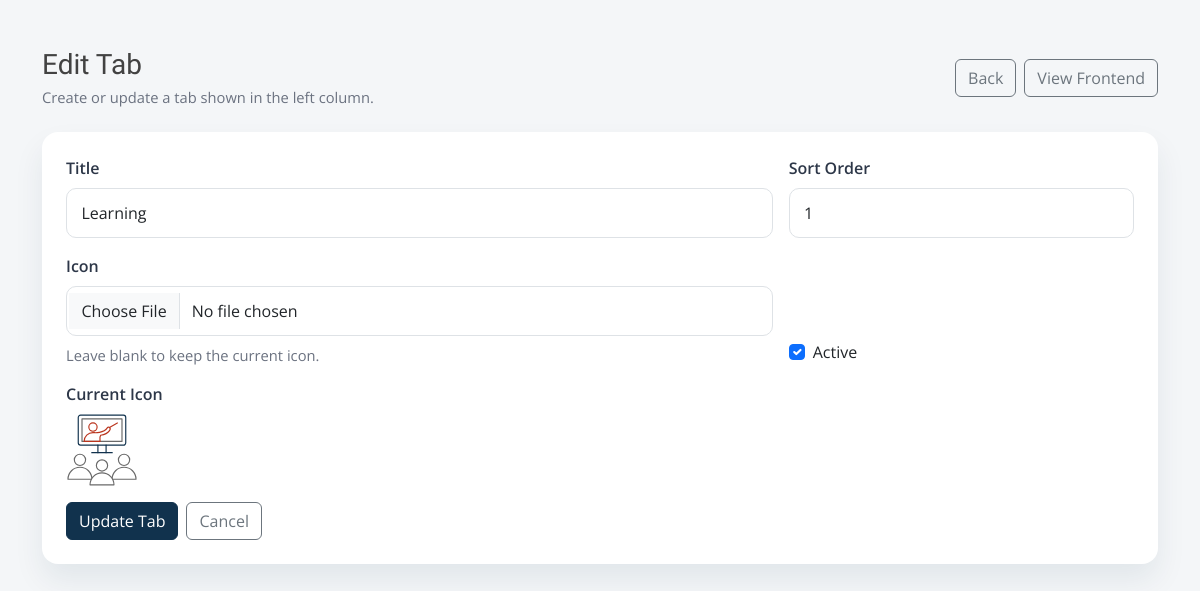
/admin/tab-form.php?id=1, run on the app's committed database.
### tables this page shows
CREATE TABLE tabs (
    id INT AUTO_INCREMENT PRIMARY KEY,
    title VARCHAR(100) NOT NULL,
    icon VARCHAR(255) NOT NULL,
    sort_order INT NOT NULL DEFAULT 0,
    status TINYINT(1) NOT NULL DEFAULT 1,
    created_at TIMESTAMP DEFAULT CURRENT_TIMESTAMP
);

### lib/bootstrap.php (called while the page is built, shortened)
<?php
function app_config(string $key, mixed $default = null): mixed
{
    $config = $GLOBALS['app_config'] ?? [];
    return $config[$key] ?? $default;
}
function db(): PDO
{
    $cfg = app_config('db', []);
    $dsn = sprintf(
        'mysql:host=%s;dbname=%s;charset=%s',
        $cfg['host'] ?? 'localhost',
        $cfg['name'] ?? '',
        $cfg['charset'] ?? 'utf8mb4'
    );
    $pdo = new PDO($dsn, $cfg['user'] ?? 'root', $cfg['pass'] ?? '', [
        PDO::ATTR_ERRMODE => PDO::ERRMODE_EXCEPTION,
        PDO::ATTR_DEFAULT_FETCH_MODE => PDO::FETCH_ASSOC,
        PDO::ATTR_EMULATE_PREPARES => false,
    ]);
    return $pdo;
}
function h(mixed $value): string
{
    return htmlspecialchars((string) $value, ENT_QUOTES, 'UTF-8');
}
function base_url(string $path = ''): string
{
    $base = trim((string) app_config('base_url', '/full-stack-test'), '/');
    $path = ltrim($path, '/');
    $url = '/' . $base;
    return $url . '/' . $path;
}
function asset(string $path): string
{
    return base_url($path);
}
function get_tab_by_id(int $id): ?array
{
    $stmt = db()->prepare('SELECT * FROM tabs WHERE id = :id LIMIT 1');
    $stmt->execute(['id' => $id]);
    $tab = $stmt->fetch();
    return $tab ?: null;
}
function checked(bool $value): string
{
    return $value ? 'checked' : '';
}

### admin/tab-form.php (the view, shortened to what this page needs)
<?php
require_once __DIR__ . '/../lib/bootstrap.php';
$id = (int) ($_GET['id'] ?? 0);
$tab = [
    'title' => '',
    'icon' => '',
    'sort_order' => 0,
    'status' => 1,
];
if ($id > 0) {
    $existing = get_tab_by_id($id);
    $tab = $existing;
}
?>
<!doctype html>
<html lang="en">
<head>
    <link href="https://cdn.jsdelivr.net/npm/bootstrap@5.3.3/dist/css/bootstrap.min.css" rel="stylesheet">
    <link rel="stylesheet" href="<?= h(asset('assets/css/style.css')); ?>">
</head>
<body class="site-admin">
<div class="container py-4 py-lg-5">
    <div class="d-flex flex-wrap align-items-center justify-content-between gap-3 mb-4">
        <div>
            <h1 class="h3 mb-1" style="font-family:'Titillium Web', sans-serif;"><?= $id > 0 ? 'Edit Tab' : 'Add Tab'; ?></h1>
            <div class="small-muted">Create or update a tab shown in the left column.</div>
        </div>
        <div class="d-flex gap-2">
            <a href="<?= h(asset('admin/index.php')); ?>" class="btn btn-outline-secondary">Back</a>
            <a href="<?= h(asset('index.php')); ?>" class="btn btn-outline-secondary">View Frontend</a>
        </div>
    </div>
    <div class="card admin-card">
        <div class="card-body p-4">
            <form method="post" enctype="multipart/form-data" class="row g-3">
                <div class="col-md-8">
                    <label class="form-label">Title</label>
                    <input type="text" name="title" class="form-control" value="<?= h($tab['title']); ?>" required>
                </div>
                <div class="col-md-4">
                    <label class="form-label">Sort Order</label>
                    <input type="number" name="sort_order" class="form-control" value="<?= h($tab['sort_order']); ?>">
                </div>
                <div class="col-md-8">
                    <label class="form-label">Icon</label>
                    <input type="file" name="icon" class="form-control" accept=".svg,.png,.jpg,.jpeg,.webp">
                    <div class="small-muted mt-2">Leave blank to keep the current icon.</div>
                </div>
                <div class="col-md-4 d-flex align-items-end">
                    <div class="form-check">
                        <input class="form-check-input" type="checkbox" id="status" name="status" <?= checked((int) $tab['status'] === 1); ?>>
                        <label class="form-check-label" for="status">Active</label>
                    </div>
                </div>
                <?php if (!empty($tab['icon'])): ?>
                    <div class="col-12">
                        <label class="form-label">Current Icon</label><br>
                        <img src="<?= h(asset($tab['icon'])); ?>" alt="" style="width:72px;height:72px;object-fit:contain;">
                    </div>
                <?php endif; ?>
                <div class="col-12 d-flex gap-2">
                    <button type="submit" class="btn btn-primary"><?= $id > 0 ? 'Update Tab' : 'Save Tab'; ?></button>
                    <a href="<?= h(asset('admin/index.php')); ?>" class="btn btn-outline-secondary">Cancel</a>
                </div>
            </form>
        </div>
    </div>
</div>
</body>
</html>

### assets/css/style.css (style rules this page uses)
:root { --brand-primary: #c4351e; --brand-secondary: #11324d; --brand-third: #f0b91e; --brand-fourth: #64b4c8; --brand-fifth: #504682; --brand-sixth: #2fb1fc; --gray-darker: #2e3439; --gray-dark: #424242; --gray: #696969; --gray-light: #adadad; --gray-lighter: #d4d3d8; --gray-white: #f6f6f6; --brand-white: #ffffff; --brand-black: #000000; }
* { box-sizing: border-box; }
html, body { margin: 0; min-height: 100%; background: var(--brand-secondary); font-family: 'Open Sans', sans-serif; color: var(--gray-dark); }
img { max-width: 100%; display: block; }
a { text-decoration: none; }
.site-admin { background: #f4f6f8; min-height: 100vh; }
.admin-card { border: 0; border-radius: 16px; box-shadow: 0 16px 30px rgba(17,50,77,.08); }
.form-label { font-weight: 600; color: #2d3748; }
.form-control, .form-select { border-radius: 10px; padding: .75rem .9rem; }
.btn-primary { background: var(--brand-secondary); border-color: var(--brand-secondary); }
.small-muted { color: #6b7280; font-size: .92rem; }

### data on the page
tabs: title "Learning", sort_order "1", icon (picture)
